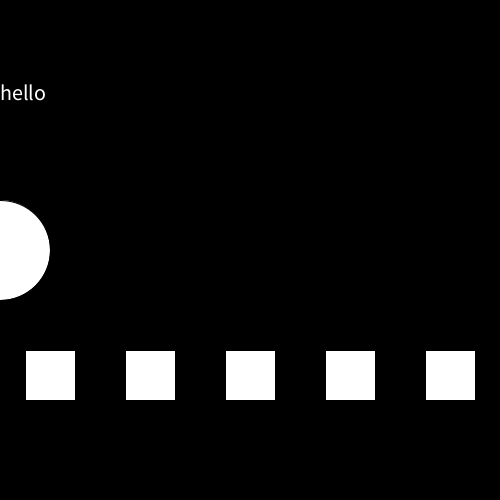
Frame 1 (no input)
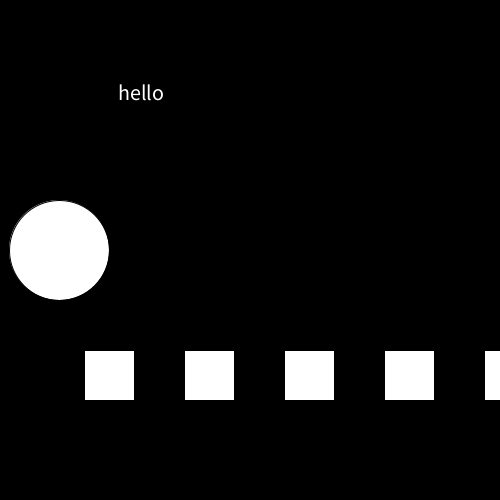
Frame 60 (the mouse pressed at the canvas centre just before this capture)
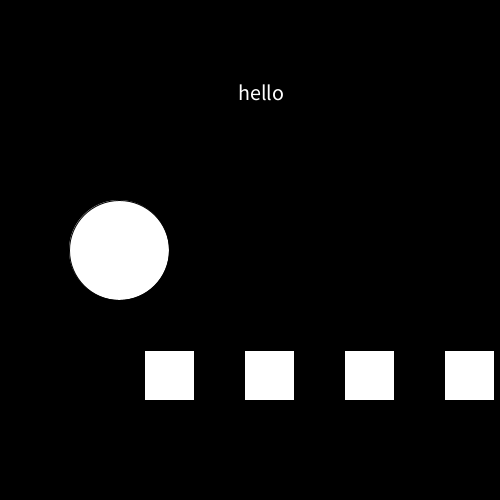
Frame 120 (the mouse held since frame 60 and released just before this capture)

The Processing sketch that drew these frames (run headless with seeded random() and noise(); from frame 60 on, the mouse is pressed at the canvas centre):

// Processing sketch: review_multi
// ── review_multi.pde
/*
Review demo looking at: 
  *animating via variables iterating through draw() loop
  *creating conditions for resetting variables
  *difference between keyPressed system variable and keyPressed() event function
  *creating a for loop
  *animating a for loop via variable iterating through draw() loop
*/

//global variables
float ellipseX= 0;
float ellipseWidth= 100;
float textX=0;
float move= 1;
float textMove = 2;
float rectX = 0;


void setup() {
  size(500, 500);
  textSize(22);
}


void draw() {
  background(0);
  
//ellipse moving from left to right and resetting in value
  //ellipse(x, y, width, height);
  ellipse (ellipseX, 250, ellipseWidth, 100);
  ellipseX+= move;  //ellipseX = ellipseX + move;
  if (ellipseX > width + 100) { //if ellipse moves off right of canvas
    ellipseX= -100;  // reset value to off left of canvas
  }

//text moving from left to right
  //text("text", x, y);
  text("hello", textX, 100);
  textX+= textMove;  //textX = textX + textMove;

//creating for loop to draw series of rectangles across the screen
  for (int i=25; i<width; i+=100) {
    //rect(x,y,width,height);
    rect(i + rectX, 350, 50, 50);  
  }
  rectX+=1; //it's this rectX value iterating that moves the rectangles
  
//uncomment to see keyPressed vs keyPressed()
  /*
       if (keyPressed){
   if (key== 'a' || key== 'A'){
   ellipseWidth = 200;
   }
   } else {
   ellipseWidth = 100;
   }
   */
}   


void keyPressed() {
  if (key == 'a' || key == 'A') {
    ellipseWidth= 200;
  }
} 
